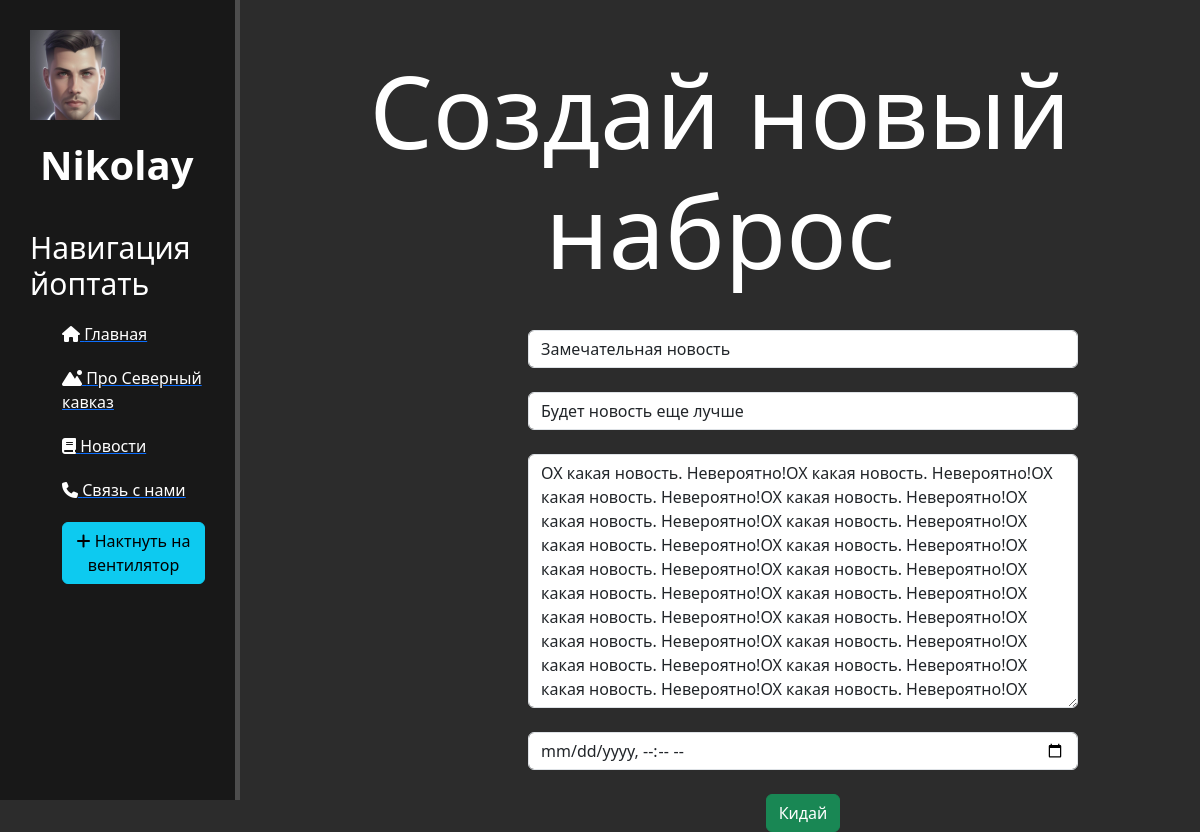
Page /news/1/update on the earlier database version.
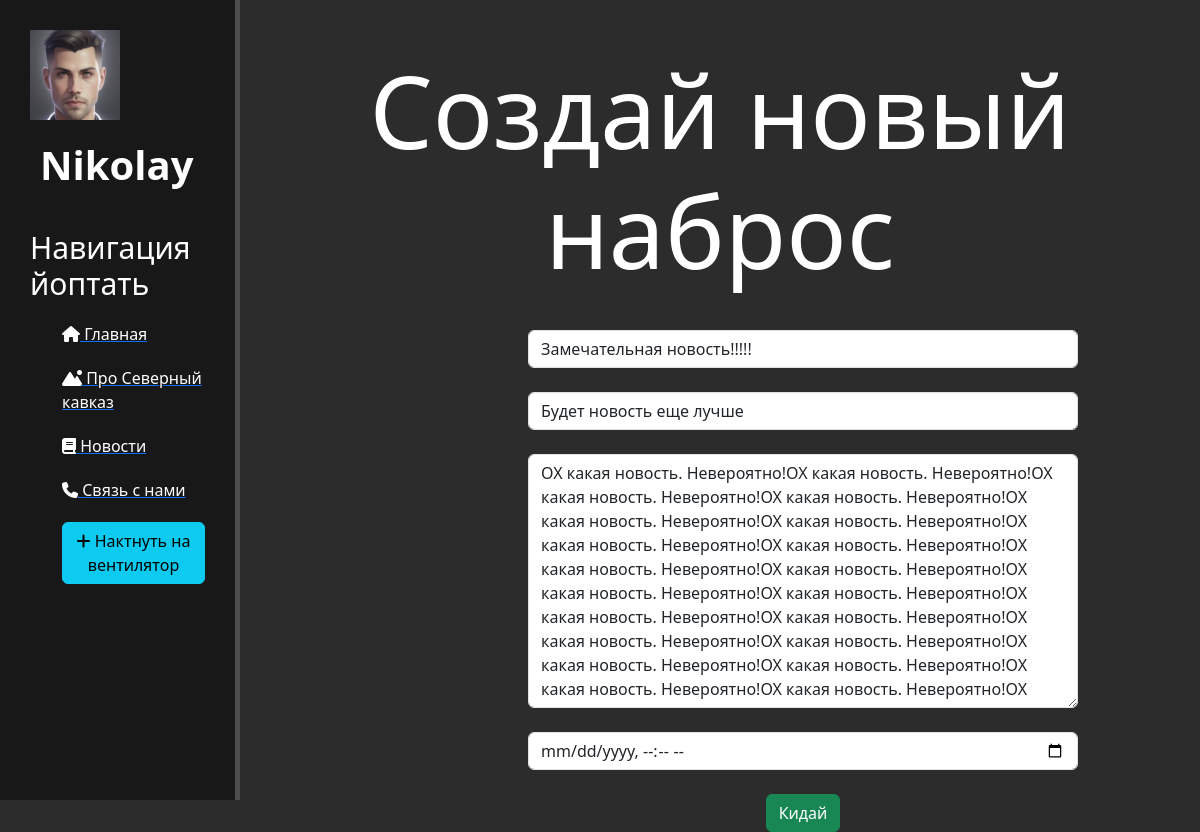
Same page on the later database version.
### news/models.py (models this page shows, shortened)
class Articles(models.Model):
    title = models.CharField('Название', max_length=50,)
    anons = models.CharField('Анонс', max_length=250,)
    main_text = models.TextField('Статья')
    date = models. DateTimeField('Дата публикации')
    class Meta:
        verbose_name = 'Новость'
        verbose_name_plural = 'Новости'

### news/views.py (the view)
# urls.py: path('<int:pk>/update', views.NewsUpdateView.as_view(), name='news-update'),
class NewsUpdateView(UpdateView):
    model = Articles
    template_name = 'news/create.html'
    form_class = ArticlesForm

### news/forms.py
class ArticlesForm(ModelForm):
    class Meta:
        model = Articles
        fields = ['title', 'anons', 'main_text', 'date']
        widgets = {
            'title': TextInput(attrs={
                'class': 'form-control',
                'placeholder': 'Назови наброс'
            }),
            'anons': TextInput(attrs={
                'class': 'form-control',
                'placeholder': 'Заинтригуй'
            }),
            'main_text': Textarea(attrs={
                'class': 'form-control',
                'placeholder': 'Набрасывай во всю!!!'
            }),
            'date': DateTimeInput(attrs={
                'class': 'form-control',
                'placeholder': 'Дата наброса',
                'type': 'datetime-local'
            })
        }

### news/templates/news/create.html (shortened to what this page needs)
{% extends 'main/layout.html' %}
{% block content %}
    <div class="features">
        <h1>Создай новый наброс</h1>
        <form method="post">
            {{ form.title }}<br>
            {{ form.anons }}<br>
            {{ form.main_text }}<br>
            {{ form.date }}<br>
            <button class="btn btn-success" type="submit">Кидай</button>
        </form>
    </div>
{% endblock %}

Differences in the rows shown:
changed Articles "Будет новость еще лучше": title "Замечательная новость" → "Замечательная новость!!!!!"
